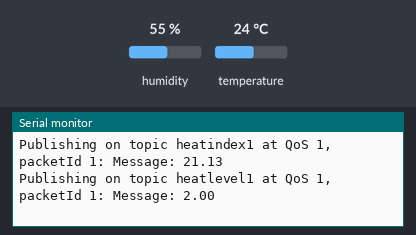
A sketch run on a simulated ESP32. Parts: the last lines printed to the serial monitor. The inputs (shaded band) are chosen by the test bench; at power-on: humidity 55 %, temperature 24 °C. WiFi joins after 1.5 s; servers stay silent unless stated; no MQTT or app messages arrive unless stated.

Above: at 6.8 s.
6.9 s: humidity set to 22 %
At 10.3 s:
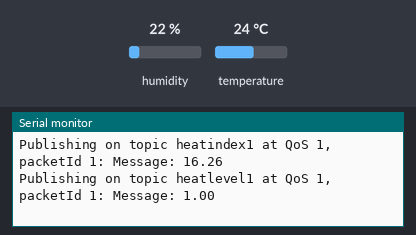
11.4 s: temperature set to 12 °C
At 12.5 s:
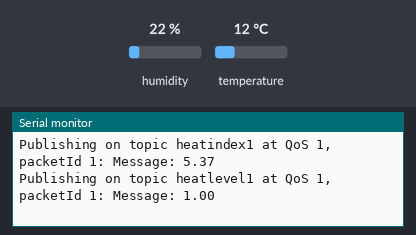
15.9 s: humidity set to 40 %
At 19.5 s:
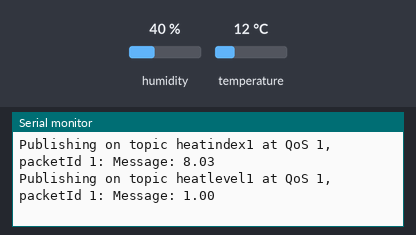
Timing chart, 0 to 21.0 s (numbered marks = the images above; inputs shaded):
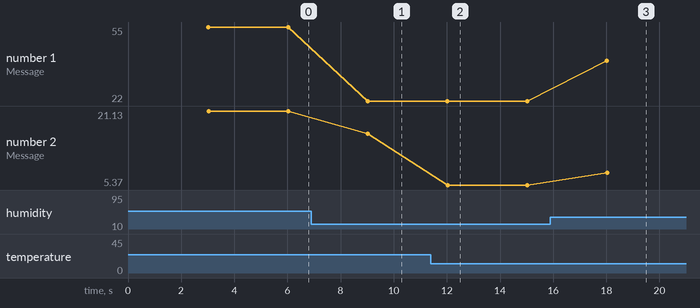

Measured:
- after the input at 6.9 s, the serial monitor: prints a new line after 2.1 s (image 1)
- after the input at 11.4 s, the serial monitor: prints a new line after 0.62 s (image 2)
- after the input at 15.9 s, the serial monitor: prints a new line after 2.1 s (image 3)
- plotted number 1: 55 → 22 after the input at 6.9 s, 22 → 40 after the input at 15.9 s
- plotted number 2: 21.13 → 16.26 after the input at 6.9 s, 16.26 → 5.37 after the input at 11.4 s, 5.37 → 8.03 after the input at 15.9 s

The sketch:

ESP32-DHT11Sensor-SampleProgram2.ino
```cpp
#include "DHT.h"
#include <WiFi.h>
extern "C" {
  #include "freertos/FreeRTOS.h"
  #include "freertos/timers.h"
}
#include <AsyncMqttClient.h>

#define WIFI_SSID "WiFIのSSID"
#define WIFI_PASSWORD "WiFiのパスワード"

// Windows Mosquitto MQTT ブローカーのノード レッド
//#define MQTT_HOST IPAddress(192, 168, 29, 33)
//クラウド MQTT ブローカーの場合は、ドメイン名を入力します。
#define MQTT_HOST "サーバアドレス"
#define MQTT_PORT 1883

// 温度 MQTT トピックス
#define MQTT_PUB_TEMP "temperature1"//esp32/dhtReadmqttdata/
#define MQTT_PUB_HUM  "humidity1"//esp32/dhtReadmqttdata/
#define MQTT_PUB_HIN "heatindex1"//esp32/dhtReadmqttdata/
#define MQTT_PUB_HINL "heatlevel1"//esp32/dhtReadmqttdata/

// DHTセンサーに接続されたデジタルピン
#define DHTPIN 22

// 使用しているDHTセンサーの種類のコメントを解除する
#define DHTTYPE DHT11   // DHT 11
//#define DHTTYPE DHT22   // DHT 22  (AM2302), AM2321
//#define DHTTYPE DHT21   // DHT 21 (AM2301)

// DHTセンサーの初期化
DHT dht(DHTPIN, DHTTYPE);

// センサーの読み取り値を保持する変数
float temp;
float hum;
float hin;
float hinl;

AsyncMqttClient mqttClient;
TimerHandle_t mqttReconnectTimer;
TimerHandle_t wifiReconnectTimer;

unsigned long previousMillis = 0;   // 温度が最後に公開された時刻のストア
const long interval = 3000;        // センサーの読み取り値を公開する間隔

void connectToWifi() {
  Serial.println("Connecting to Wi-Fi...");
  WiFi.begin(WIFI_SSID, WIFI_PASSWORD);
}

void connectToMqtt() {
  Serial.println("Connecting to MQTT...");
  mqttClient.connect();
}

void WiFiEvent(WiFiEvent_t event) {
  Serial.printf("[WiFi-event] event: %d\n", event);
  switch(event) {
    case SYSTEM_EVENT_STA_GOT_IP:
      Serial.println("WiFi connected");
      Serial.println("IP address: ");
      Serial.println(WiFi.localIP());
      connectToMqtt();
      break;
    case SYSTEM_EVENT_STA_DISCONNECTED:
      Serial.println("WiFi lost connection");
      xTimerStop(mqttReconnectTimer, 0); // Wi-Fi への再接続中に MQTT に再接続しないようにする
      xTimerStart(wifiReconnectTimer, 0);
      break;
  }
}

void onMqttConnect(bool sessionPresent) {
  Serial.println("Connected to MQTT.");
  Serial.print("Session present: ");
  Serial.println(sessionPresent);
}

void onMqttDisconnect(AsyncMqttClientDisconnectReason reason) {
  Serial.println("Disconnected from MQTT.");
  if (WiFi.isConnected()) {
    xTimerStart(mqttReconnectTimer, 0);
  }
}

/*void onMqttSubscribe(uint16_t packetId, uint8_t qos) {
  Serial.println("Subscribe acknowledged.");
  Serial.print("  packetId: ");
  Serial.println(packetId);
  Serial.print("  qos: ");
  Serial.println(qos);
}
void onMqttUnsubscribe(uint16_t packetId) {
  Serial.println("Unsubscribe acknowledged.");
  Serial.print("  packetId: ");
  Serial.println(packetId);
}*/

void onMqttPublish(uint16_t packetId) {
  Serial.print("Publish acknowledged.");
  Serial.print("  packetId: ");
  Serial.println(packetId);
}

void setup() {
  Serial.begin(115200);
  Serial.println();

  dht.begin();

  mqttReconnectTimer = xTimerCreate("mqttTimer", pdMS_TO_TICKS(2000), pdFALSE, (void*)0, reinterpret_cast<TimerCallbackFunction_t>(connectToMqtt));
  wifiReconnectTimer = xTimerCreate("wifiTimer", pdMS_TO_TICKS(2000), pdFALSE, (void*)0, reinterpret_cast<TimerCallbackFunction_t>(connectToWifi));

  WiFi.onEvent(WiFiEvent);

  mqttClient.onConnect(onMqttConnect);
  mqttClient.onDisconnect(onMqttDisconnect);
  //mqttClient.onSubscribe(onMqttSubscribe);
  //mqttClient.onUnsubscribe(onMqttUnsubscribe);
  mqttClient.onPublish(onMqttPublish);
  mqttClient.setServer(MQTT_HOST, MQTT_PORT);
  // Wi-Fi への再接続中に MQTT に再接続しないようにする
  //mqttClient.setCredentials("REPlACE_WITH_YOUR_USER", "REPLACE_WITH_YOUR_PASSWORD");
  connectToWifi();
}

void loop() {
  unsigned long currentMillis = millis();
  // X 秒単位 (間隔 = 3 秒)
  // 新しい MQTT メッセージをパブリッシュします
  if (currentMillis - previousMillis >= interval) {
    // 新しい読み取り値が最後に公開された時刻を保存する
    previousMillis = currentMillis;
    // 新しいDHTセンサーの読み取り値
    hum = dht.readHumidity();
    // 温度を摂氏として読み取ります(デフォルト)
    temp = dht.readTemperature();
    // 温度を華氏として読み取ります (isFahrenheit = true)
    //temp = dht.readTemperature(true);
    // 温度と湿度から暑さ指数を求めます
     hin = (-8.76939+0.14775*hum+0.90739*temp);
    //暑さ指数に応じて暑さ危険度レベルに変換
     if (hin>=31){
      hinl = 5.0;
     }
     else if (hin>=28){
      hinl = 4.0;
     }
     else if (hin>=25){
      hinl = 3.0;
     }
     else if (hin>=21){
      hinl = 2.0;
     }
     else {
      hinl = 1.0;
     }

    // 読み取りが失敗したかどうかを確認し、早めに終了します (再試行するため)。
    if (isnan(temp) || isnan(hum)) {
      Serial.println(F("Failed to read from DHT sensor!"));
      return;
    }

    // トピック esp32/dht/temperature に関する MQTT メッセージのパブリッシュ
    uint16_t packetIdPub1 = mqttClient.publish(MQTT_PUB_TEMP, 1, true, String(temp).c_str());
    Serial.printf("Publishing on topic %s at QoS 1, packetId: %i", MQTT_PUB_TEMP, packetIdPub1);
    Serial.printf("Message: %.2f \n", temp);

    // トピック esp32/dht/湿度に関する MQTT メッセージのパブリッシュ
    uint16_t packetIdPub2 = mqttClient.publish(MQTT_PUB_HUM, 1, true, String(hum).c_str());
    Serial.printf("Publishing on topic %s at QoS 1, packetId %i: ", MQTT_PUB_HUM, packetIdPub2);
    Serial.printf("Message: %.2f \n", hum);

   // トピック esp32/dht/暑さ指数に関する MQTT メッセージのパブリッシュ
    uint16_t packetIdPub3 = mqttClient.publish(MQTT_PUB_HIN, 1, true, String(hin).c_str());
    Serial.printf("Publishing on topic %s at QoS 1, packetId %i: ", MQTT_PUB_HIN, packetIdPub3);
    Serial.printf("Message: %.2f \n", hin);

    // トピック esp32/dht/暑さ指数レベルに関する MQTT メッセージのパブリッシュ
    uint16_t packetIdPub4 = mqttClient.publish(MQTT_PUB_HINL, 1, true, String(hinl).c_str());
    Serial.printf("Publishing on topic %s at QoS 1, packetId %i: ", MQTT_PUB_HINL, packetIdPub4);
    Serial.printf("Message: %.2f \n", hinl);

  }
}
```
